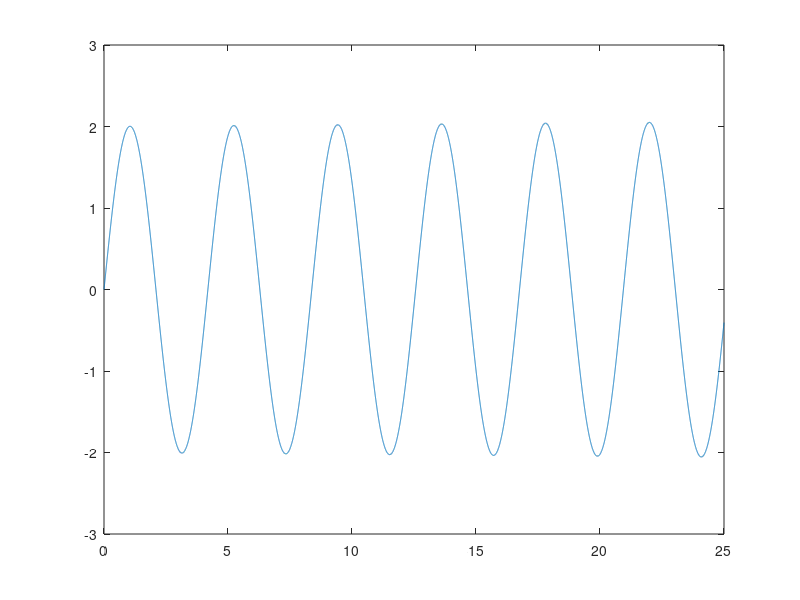

MATLAB code for this plot:
clc;clear;close;

omega = 1.5; beta = 0;

x0 = 0;
v0 = 3;

dt = 0.001;
tf = 25;

t = 0:dt:tf;

N = length(t);

x = zeros(1,N);
v = zeros(1,N);

x(1) = x0;
v(1) = v0;

for n = 1:N-1

  v(n+1) =v(n) + (-beta*v(n) - omega^2 * x(n))*dt;
  x(n+1) = x(n) + v(n)*dt;
end;

plot(t,x, '-');
